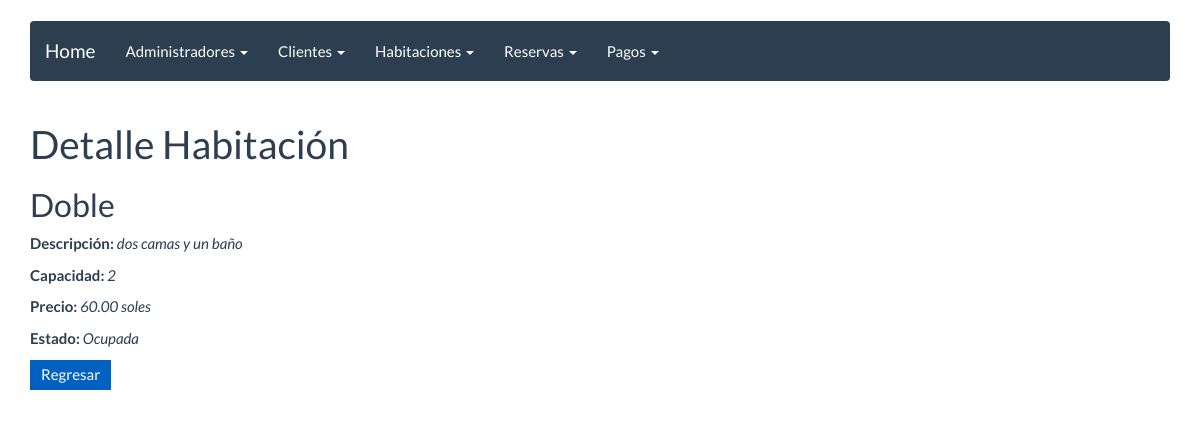
/habitacion/2, run on an earlier commit of the app's database.
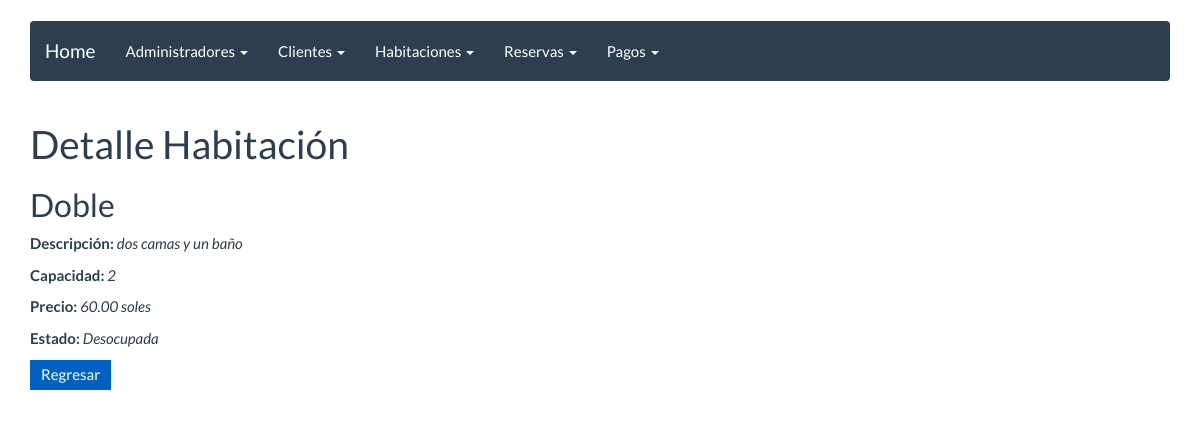
And on a later commit of the database.
### reservar/models.py (models this page shows, shortened)
class Habitacion(models.Model):
	estado_choices = (
        ('O', 'Ocupada'),
        ('D', 'Desocupada'),
    )
	nombre_habitacion = models.CharField(max_length=50)
	descripcion=models.CharField(max_length=200)
	capacidad=models.IntegerField()
	precio=models.DecimalField(max_digits=5, decimal_places=2)
	estado = models.CharField(max_length=1,choices=estado_choices,default='D')

### reservar/views.py (the view)
# urls.py: url(r'^habitacion/(?P<pk>\d+)$', HabitacionDetail.as_view(), name='habitacion_detail'),
class HabitacionDetail(DetailView):
    model = Habitacion
    template_name = "habitacion_detail.html"

### templates/habitacion_detail.html (shortened to what this page needs)
{% extends 'base.html' %}
{% block content %}
<h1>Detalle Habitación</h1>
<h2>{{ habitacion.nombre_habitacion }}</h2>
<p><strong>Descripción:</strong> <i>{{ habitacion.descripcion }}</i></p>
<p><strong>Capacidad:</strong> <i>{{ habitacion.capacidad }}</i></p>
<p><strong>Precio:</strong> <i>{{ habitacion.precio }} soles</i></p>
<p><strong>Estado:</strong> <i>{{ habitacion.get_estado_display }}</i></p>
<p>
    <a href="{% url 'habitacion_listar' %}"><button>Regresar</button></a>
</p>
{% endblock%}

What changed in the data, as far as the page shows it:
changed Habitacion "Doble": estado "Ocupada" → "Desocupada"
